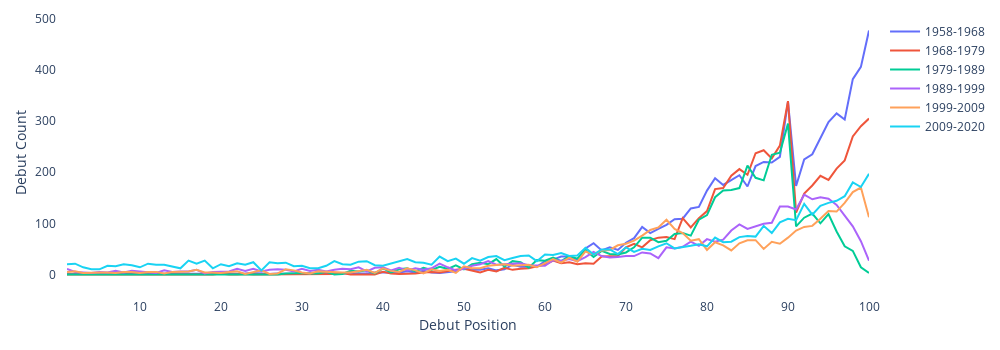

Write notebook code for a chart like this one.
### Code cell
fig = go.Figure()
for i in range(0, len(trend_df.columns), 535):
    fig.add_trace(go.Scatter(x=list(range(1, 101)),
                             y=(trend_df == 'New').iloc[:, i:(i+535)].sum(axis = 1),
                             mode='lines',
                             name=chart_dates[i][:4]+'-'+chart_dates[i+534][:4]))
fig.update_layout(width=1000, 
                  height=350, 
                  plot_bgcolor='rgb(255,255,255)',
                  xaxis_title="Debut Position",
                  yaxis_title="Debut Count",
                  margin={'l':10, 'r':10, 'b':10, 't':10, 'pad':10})
fig.show()

### Figure 1 — Plotly figure (JSON) as saved in the notebook; plotly's stock layout.template omitted (floating-point values rounded to 4 significant figures)
{"data": [{"mode": "lines", "name": "1958-1968", "type": "scatter", "x": [1, 2, 3, 4, 5, 6, 7, 8, 9, 10, 11, 12, 13, 14, 15, 16, 17, 18, 19, 20, 21, 22, 23, 24, 25, 26, 27, 28, 29, 30, 31, 32, 33, 34, 35, 36, 37, 38, 39, 40, 41, 42, 43, 44, 45, 46, 47, 48, 49, 50, 51, 52, 53, 54, 55, 56, 57, 58, 59, 60, 61, 62, 63, 64, 65, 66, 67, 68, 69, 70, 71, 72, 73, 74, 75, 76, 77, 78, 79, 80, 81, 82, 83, 84, 85, 86, 87, 88, 89, 90, 91, 92, 93, 94, 95, 96, 97, 98, 99, 100], "y": [1, 1, 1, 1, 1, 1, 1, 1, 1, 2, 1, 2, 1, 1, 1, 1, 1, 1, 1, 1, 2, 2, 2, 3, 2, 1, 2, 2, 1, 3, 2, 2, 3, 1, 2, 2, 2, 2, 4, 4, 4, 4, 6, 4, 7, 4, 3, 5, 6, 13, 9, 9, 12, 8, 10, 19, 15, 15, 15, 26, 29, 35, 35, 28, 51, 61, 47, 53, 48, 62, 71, 93, 81, 89, 97, 108, 109, 129, 132, 164, 188, 175, 185, 194, 172, 212, 220, 219, 230, 338, 173, 225, 235, 265, 298, 315, 303, 382, 406, 477]}, {"mode": "lines", "name": "1968-1979", "type": "scatter", "x": [1, 2, 3, 4, 5, 6, 7, 8, 9, 10, 11, 12, 13, 14, 15, 16, 17, 18, 19, 20, 21, 22, 23, 24, 25, 26, 27, 28, 29, 30, 31, 32, 33, 34, 35, 36, 37, 38, 39, 40, 41, 42, 43, 44, 45, 46, 47, 48, 49, 50, 51, 52, 53, 54, 55, 56, 57, 58, 59, 60, 61, 62, 63, 64, 65, 66, 67, 68, 69, 70, 71, 72, 73, 74, 75, 76, 77, 78, 79, 80, 81, 82, 83, 84, 85, 86, 87, 88, 89, 90, 91, 92, 93, 94, 95, 96, 97, 98, 99, 100], "y": [0, 0, 0, 0, 0, 1, 0, 0, 0, 1, 0, 0, 0, 0, 0, 0, 0, 0, 0, 2, 0, 0, 1, 0, 0, 0, 0, 0, 0, 0, 0, 0, 0, 1, 3, 0, 0, 0, 0, 5, 2, 1, 1, 2, 4, 5, 4, 7, 9, 11, 8, 4, 9, 6, 13, 9, 11, 12, 16, 19, 27, 22, 24, 20, 22, 21, 35, 36, 36, 53, 60, 53, 67, 72, 73, 69, 110, 92, 110, 124, 167, 169, 193, 206, 195, 237, 243, 227, 252, 339, 121, 158, 174, 193, 185, 207, 223, 270, 290, 305]}, {"mode": "lines", "name": "1979-1989", "type": "scatter", "x": [1, 2, 3, 4, 5, 6, 7, 8, 9, 10, 11, 12, 13, 14, 15, 16, 17, 18, 19, 20, 21, 22, 23, 24, 25, 26, 27, 28, 29, 30, 31, 32, 33, 34, 35, 36, 37, 38, 39, 40, 41, 42, 43, 44, 45, 46, 47, 48, 49, 50, 51, 52, 53, 54, 55, 56, 57, 58, 59, 60, 61, 62, 63, 64, 65, 66, 67, 68, 69, 70, 71, 72, 73, 74, 75, 76, 77, 78, 79, 80, 81, 82, 83, 84, 85, 86, 87, 88, 89, 90, 91, 92, 93, 94, 95, 96, 97, 98, 99, 100], "y": [0, 0, 0, 0, 0, 0, 0, 0, 0, 0, 0, 0, 0, 0, 0, 0, 0, 0, 0, 1, 1, 0, 0, 0, 0, 1, 0, 2, 3, 3, 2, 2, 5, 0, 1, 7, 6, 8, 2, 12, 4, 10, 12, 6, 13, 9, 15, 11, 18, 10, 20, 23, 20, 30, 15, 26, 24, 13, 28, 27, 33, 26, 36, 31, 48, 34, 46, 40, 39, 43, 53, 72, 72, 63, 66, 79, 81, 76, 107, 116, 151, 164, 165, 169, 213, 189, 184, 234, 238, 295, 94, 111, 119, 100, 118, 84, 55, 46, 14, 3]}, {"mode": "lines", "name": "1989-1999", "type": "scatter", "x": [1, 2, 3, 4, 5, 6, 7, 8, 9, 10, 11, 12, 13, 14, 15, 16, 17, 18, 19, 20, 21, 22, 23, 24, 25, 26, 27, 28, 29, 30, 31, 32, 33, 34, 35, 36, 37, 38, 39, 40, 41, 42, 43, 44, 45, 46, 47, 48, 49, 50, 51, 52, 53, 54, 55, 56, 57, 58, 59, 60, 61, 62, 63, 64, 65, 66, 67, 68, 69, 70, 71, 72, 73, 74, 75, 76, 77, 78, 79, 80, 81, 82, 83, 84, 85, 86, 87, 88, 89, 90, 91, 92, 93, 94, 95, 96, 97, 98, 99, 100], "y": [11, 5, 4, 3, 5, 4, 7, 4, 7, 6, 4, 3, 8, 5, 6, 6, 9, 2, 5, 6, 6, 11, 7, 11, 6, 9, 10, 9, 6, 11, 7, 9, 6, 9, 11, 10, 14, 6, 13, 14, 8, 13, 8, 12, 9, 12, 21, 14, 8, 11, 17, 20, 26, 19, 20, 22, 22, 18, 18, 17, 28, 27, 30, 26, 34, 44, 36, 33, 34, 36, 36, 43, 41, 32, 53, 51, 54, 64, 56, 69, 64, 68, 86, 98, 89, 94, 99, 101, 133, 133, 127, 156, 147, 151, 148, 136, 115, 94, 65, 27]}, {"mode": "lines", "name": "1999-2009", "type": "scatter", "x": [1, 2, 3, 4, 5, 6, 7, 8, 9, 10, 11, 12, 13, 14, 15, 16, 17, 18, 19, 20, 21, 22, 23, 24, 25, 26, 27, 28, 29, 30, 31, 32, 33, 34, 35, 36, 37, 38, 39, 40, 41, 42, 43, 44, 45, 46, 47, 48, 49, 50, 51, 52, 53, 54, 55, 56, 57, 58, 59, 60, 61, 62, 63, 64, 65, 66, 67, 68, 69, 70, 71, 72, 73, 74, 75, 76, 77, 78, 79, 80, 81, 82, 83, 84, 85, 86, 87, 88, 89, 90, 91, 92, 93, 94, 95, 96, 97, 98, 99, 100], "y": [5, 6, 3, 4, 4, 4, 3, 5, 5, 3, 5, 5, 2, 5, 5, 6, 9, 4, 4, 3, 5, 6, 1, 4, 8, 1, 2, 10, 8, 4, 2, 6, 5, 5, 4, 4, 6, 9, 3, 12, 7, 5, 12, 8, 2, 10, 7, 9, 3, 16, 12, 12, 17, 19, 20, 17, 18, 19, 14, 22, 30, 23, 33, 25, 45, 39, 47, 48, 57, 60, 66, 76, 87, 92, 107, 89, 81, 66, 69, 48, 63, 57, 47, 61, 67, 67, 50, 64, 60, 72, 86, 93, 95, 109, 124, 123, 140, 161, 170, 112]}, {"mode": "lines", "name": "2009-2020", "type": "scatter", "x": [1, 2, 3, 4, 5, 6, 7, 8, 9, 10, 11, 12, 13, 14, 15, 16, 17, 18, 19, 20, 21, 22, 23, 24, 25, 26, 27, 28, 29, 30, 31, 32, 33, 34, 35, 36, 37, 38, 39, 40, 41, 42, 43, 44, 45, 46, 47, 48, 49, 50, 51, 52, 53, 54, 55, 56, 57, 58, 59, 60, 61, 62, 63, 64, 65, 66, 67, 68, 69, 70, 71, 72, 73, 74, 75, 76, 77, 78, 79, 80, 81, 82, 83, 84, 85, 86, 87, 88, 89, 90, 91, 92, 93, 94, 95, 96, 97, 98, 99, 100], "y": [20, 21, 14, 10, 10, 17, 16, 20, 18, 14, 21, 19, 19, 16, 12, 27, 21, 27, 12, 20, 16, 22, 19, 24, 8, 24, 22, 23, 16, 17, 12, 12, 17, 26, 20, 19, 25, 26, 18, 17, 21, 25, 30, 24, 23, 19, 35, 26, 31, 21, 32, 27, 34, 36, 28, 32, 36, 37, 26, 39, 38, 42, 36, 37, 52, 39, 49, 49, 40, 53, 44, 50, 48, 55, 61, 51, 53, 56, 59, 55, 72, 63, 64, 73, 75, 74, 95, 81, 102, 109, 106, 138, 117, 134, 140, 144, 153, 180, 171, 197]}], "layout": {"height": 350, "hovermode": "x", "margin": {"b": 10, "l": 10, "pad": 10, "r": 10, "t": 10}, "plot_bgcolor": "rgb(255,255,255)", "width": 1000, "xaxis": {"autorange": true, "range": [1, 100], "title": {"text": "Debut Position"}, "type": "linear"}, "yaxis": {"autorange": true, "range": [-26.5, 503.5], "title": {"text": "Debut Count"}, "type": "linear"}}}
